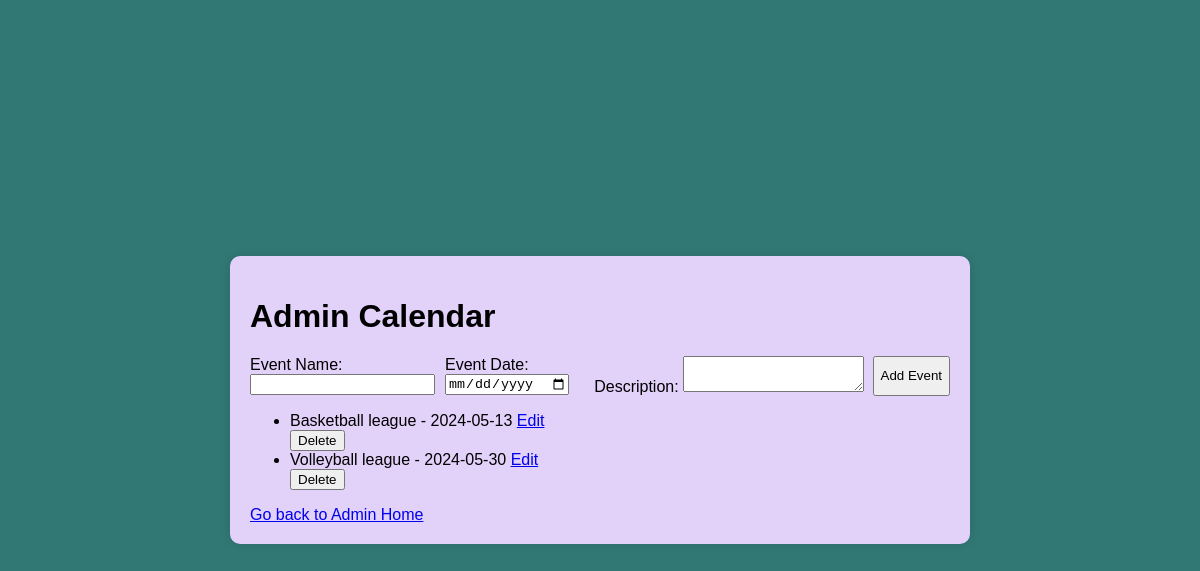
The app's page /admin/calendar with its own data.
### app.py (models this page shows)
class CalendarEvent(db.Model):
    id = db.Column(db.Integer, primary_key=True)
    event_name = db.Column(db.String(100), nullable=False)
    event_date = db.Column(db.Date, nullable=False)
    description = db.Column(db.Text)

### app.py (the view)
@app.route('/admin/calendar', methods=['GET', 'POST'])
def admin_calendar():
    if request.method == 'POST':
        event_name = request.form['event_name']
        event_date = request.form['event_date']
        description = request.form['description']
        new_event = CalendarEvent(event_name=event_name, event_date=event_date, description=description)
        db.session.add(new_event)
        db.session.commit()
        return redirect(url_for('admin_calendar'))
    else:
        events = CalendarEvent.query.all()
        return render_template('admin_calendar.html', events=events)

### templates/admin_calendar.html (shortened to what this page needs)
<!DOCTYPE html>
<html lang="en">
<head>
</head>
<body>
    <div class="calendar-container">
        <h1>Admin Calendar</h1>
        <form action="/admin/calendar" method="POST" style="display: flex; flex-wrap: wrap;">
            <div style="flex: 1; margin-right: 10px;">
                <label for="event_name">Event Name:</label>
                <input type="text" id="event_name" name="event_name" required>
            </div>
            <div style="flex: 1; margin-right: 10px;">
                <label for="event_date">Event Date:</label>
                <input type="date" id="event_date" name="event_date" required>
            </div>
            <div style="flex: 2;">
                <label for="description">Description:</label>
                <textarea id="description" name="description"></textarea>
            </div>
            <button type="submit">Add Event</button>
        </form>
        <ul>
            {% for event in events %}
                <li>
                    {{ event.event_name }} - {{ event.event_date }}
                    <a href="/admin/calendar/edit/{{ event.id }}">Edit</a>
                    <form action="{{ url_for('delete_event', event_id=event.id) }}" method="POST">
                        <button type="submit">Delete</button>
                    </form>
                </li>
            {% endfor %}
        </ul>
        <a href="/admin_home">Go back to Admin Home</a>
    </div>
</body>
</html>

### templates/admin_calendar.html (style rules this page uses)
body { font-family: Arial, sans-serif; margin: 0; padding: 0; background-color: #317773; display: flex; justify-content: center; align-items: center; height: 100vh; }
.calendar-container { background-color: #e2d1f9; padding: 20px; border-radius: 10px; box-shadow: 0 0 10px rgba(0, 0, 0, 0.1); max-width: 700px; width: 100%; overflow: hidden; }

### records on screen
CalendarEvent: event_name "Basketball league", event_date "2024-05-13"
CalendarEvent: event_name "Volleyball league", event_date "2024-05-30"
